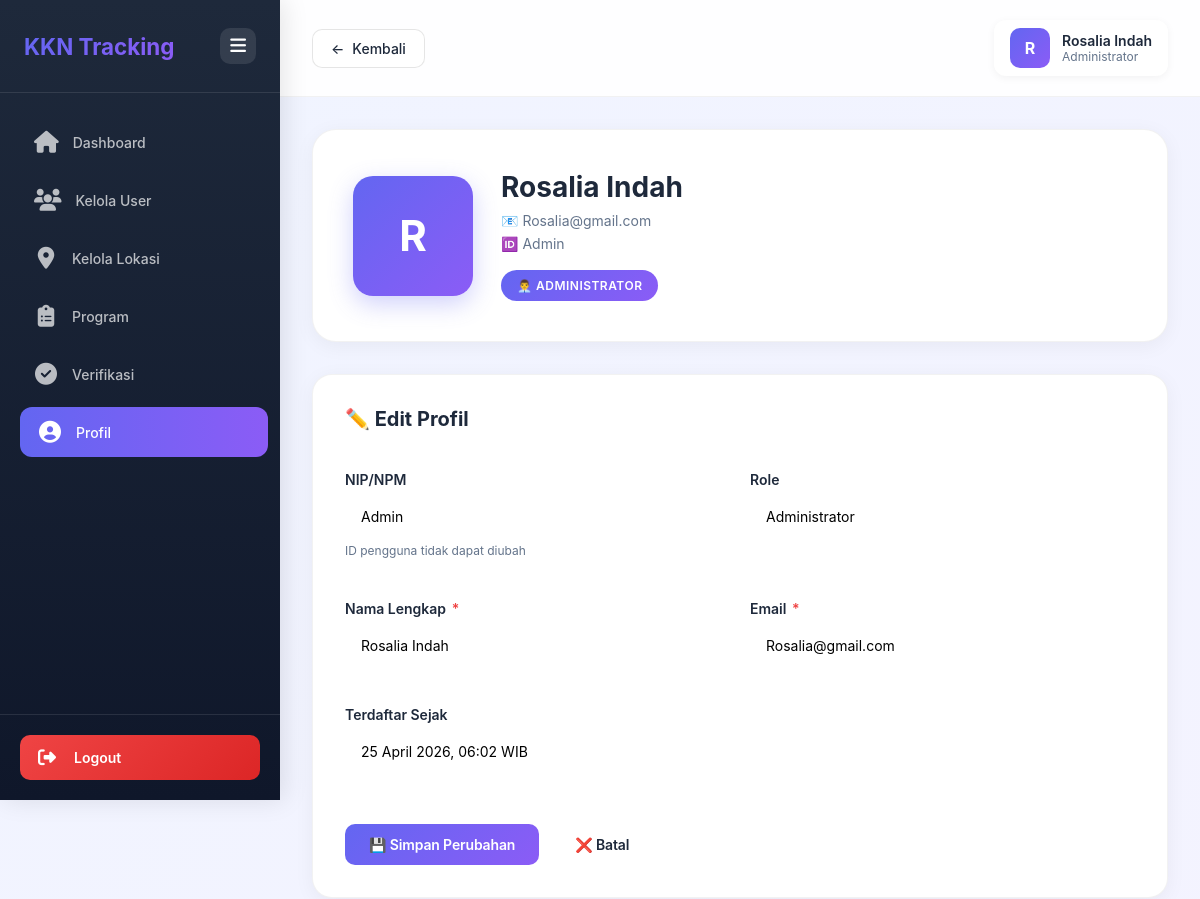
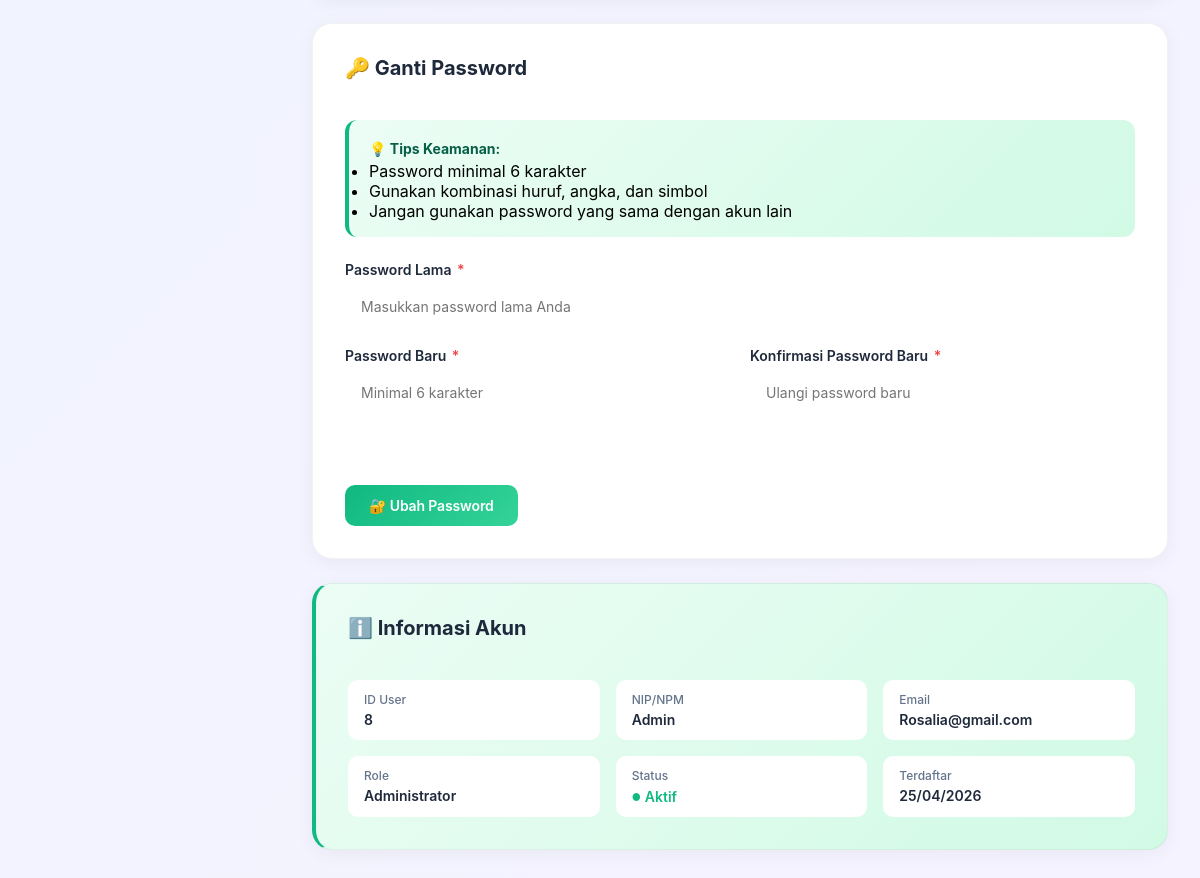
The page /Admin/profil.php (signed in) on the database its author committed (2 pictures, top to bottom).
### tables this page shows
CREATE TABLE `users` (
  `id` int NOT NULL AUTO_INCREMENT,
  `npm_nip` varchar(20) NOT NULL,
  `nama` varchar(100) NOT NULL,
  `email` varchar(100) NOT NULL,
  `password` varchar(255) NOT NULL,
  `role` enum('admin','dpl','mahasiswa','lembaga') NOT NULL,
  `lokasi_id` int DEFAULT NULL,
  `created_at` timestamp NOT NULL DEFAULT CURRENT_TIMESTAMP,
  PRIMARY KEY (`id`),
  UNIQUE KEY `npm_nip` (`npm_nip`),
  UNIQUE KEY `email` (`email`),
  KEY `idx_role` (`role`),
  KEY `idx_npm_nip` (`npm_nip`)
);

### Admin/profil.php (the view, shortened to what this page needs)
<?php
$user_id = $_SESSION['user_id'];
$database = new Database();
$pdo = $database->getConnection();
$stmt = $pdo->prepare("SELECT * FROM users WHERE id = ?");
$stmt->execute([$user_id]);
$user = $stmt->fetch(PDO::FETCH_ASSOC);
?>
<!DOCTYPE html>
<html lang="id">
<head>
</head>
<body>
<link rel="stylesheet" href="https://cdnjs.cloudflare.com/ajax/libs/font-awesome/6.5.1/css/all.min.css">
<aside class="sidebar" id="sidebar">
    <div class="sidebar-header">
        <div class="sidebar-brand">KKN Tracking</div>
        <button class="toggle-btn" onclick="toggleSidebar()" title="Toggle Menu">
            <i class="fa-solid fa-bars"></i>
        </button>
    </div>
    <nav class="sidebar-menu">
        <a href="dashboard.php" class="menu-item">
            <span class="menu-icon">
                <i class="fa-solid fa-house"></i>
            </span>
            <span class="menu-text">Dashboard</span>
        </a>
        <a href="kelola_user.php" class="menu-item">
            <span class="menu-icon">
                <i class="fa-solid fa-users"></i>
            </span>
            <span class="menu-text">Kelola User</span>
        </a>
        <a href="kelola_lokasi.php" class="menu-item">
            <span class="menu-icon">
                <i class="fa-solid fa-location-dot"></i>
            </span>
            <span class="menu-text">Kelola Lokasi</span>
        </a>
        <a href="kelola_program.php" class="menu-item">
            <span class="menu-icon">
                <i class="fa-solid fa-clipboard-list"></i>
            </span>
            <span class="menu-text">Program</span>
        </a>
        <a href="verifikasi_laporan.php" class="menu-item">
            <span class="menu-icon">
                <i class="fa-solid fa-circle-check"></i>
            </span>
            <span class="menu-text">Verifikasi</span>
        </a>
        <a href="profil.php" class="menu-item active">
            <span class="menu-icon">
                <i class="fa-solid fa-circle-user"></i>
            </span>
            <span class="menu-text">Profil</span>
        </a>
    </nav>
    <div class="sidebar-footer">
        <a href="../logout.php" class="logout-btn">
            <span class="logout-icon">
                <i class="fa-solid fa-right-from-bracket"></i>
            </span>
            <span class="logout-text">Logout</span>
        </a>
    </div>
</aside>
    <main class="main-content">
        <div class="top-bar">
            <a href="javascript:history.back()" class="back-btn" style="display: flex; align-items: center; gap: 8px; padding: 10px 18px; background: white; border: 1px solid rgba(0,0,0,0.1); border-radius: 10px; cursor: pointer; font-size: 14px; font-weight: 500; color: var(--dark); text-decoration: none; transition: var(--transition);">
                <span>←</span>
                <span>Kembali</span>
            </a>
            <div class="user-info">
                <div class="user-avatar"><?= strtoupper(substr($_SESSION['nama'], 0, 1)) ?></div>
                <div class="user-details">
                    <div class="user-name"><?= htmlspecialchars($_SESSION['nama']) ?></div>
                    <div class="user-role">Administrator</div>
                </div>
            </div>
        </div>
        <div class="container">
            <div class="profile-header">
                <div class="profile-avatar"><?= strtoupper(substr($user['nama'], 0, 1)) ?></div>
                <div class="profile-info">
                    <h1><?= htmlspecialchars($user['nama']) ?></h1>
                    <p>📧 <?= htmlspecialchars($user['email']) ?></p>
                    <p>🆔 <?= htmlspecialchars($user['npm_nip']) ?></p>
                    <span class="badge-role">👨‍💼 Administrator</span>
                </div>
            </div>
            <div class="card">
                <h2 class="card-title">✏️ Edit Profil</h2>
                <form method="POST">
                    <div class="form-row">
                        <div class="form-group">
                            <label>NIP/NPM</label>
                            <input type="text" class="form-control" value="<?= htmlspecialchars($user['npm_nip']) ?>" disabled>
                            <div class="form-note">ID pengguna tidak dapat diubah</div>
                        </div>
                        <div class="form-group">
                            <label>Role</label>
                            <input type="text" class="form-control" value="Administrator" disabled>
                        </div>
                    </div>
                    <div class="form-row">
                        <div class="form-group">
                            <label>Nama Lengkap <span class="required">*</span></label>
                            <input type="text" name="nama" class="form-control" value="<?= htmlspecialchars($user['nama']) ?>" required>
                        </div>
                        <div class="form-group">
                            <label>Email <span class="required">*</span></label>
                            <input type="email" name="email" class="form-control" value="<?= htmlspecialchars($user['email']) ?>" required>
                        </div>
                    </div>
                    <div class="form-group">
                        <label>Terdaftar Sejak</label>
                        <input type="text" class="form-control" value="<?= date('d F Y, H:i', strtotime($user['created_at'])) ?> WIB" disabled>
                    </div>
                    <div class="btn-group">
                        <button type="submit" class="btn btn-primary">💾 Simpan Perubahan</button>
                        <a href="dashboard.php" class="btn btn-secondary">❌ Batal</a>
                    </div>
                </form>
            </div>
            <div class="card">
                <h2 class="card-title">🔑 Ganti Password</h2>
                <div class="password-tip">
                    <p><strong>💡 Tips Keamanan:</strong></p>
                    <ul>
                        <li>Password minimal 6 karakter</li>
                        <li>Gunakan kombinasi huruf, angka, dan simbol</li>
                        <li>Jangan gunakan password yang sama dengan akun lain</li>
                    </ul>
                </div>
                <form method="POST">
                    <div class="form-group">
                        <label>Password Lama <span class="required">*</span></label>
                        <input type="password" name="password_lama" class="form-control" required placeholder="Masukkan password lama Anda">
                    </div>
                    <div class="form-row">
                        <div class="form-group">
                            <label>Password Baru <span class="required">*</span></label>
                            <input type="password" name="password_baru" class="form-control" required placeholder="Minimal 6 karakter" minlength="6">
                        </div>
                        <div class="form-group">
                            <label>Konfirmasi Password Baru <span class="required">*</span></label>
                            <input type="password" name="konfirmasi_pass" class="form-control" required placeholder="Ulangi password baru">
                        </div>
                    </div>
                    <div class="btn-group">
                        <button type="submit" class="btn btn-success">🔐 Ubah Password</button>
                    </div>
                </form>
            </div>
            <div class="card account-info">
                <h2 class="card-title">ℹ️ Informasi Akun</h2>
                <div class="account-grid">
                    <div class="account-item">
                        <div class="label">ID User</div>
                        <div class="value"><?= $user['id'] ?></div>
                    </div>
                    <div class="account-item">
                        <div class="label">NIP/NPM</div>
                        <div class="value"><?= htmlspecialchars($user['npm_nip']) ?></div>
                    </div>
                    <div class="account-item">
                        <div class="label">Email</div>
                        <div class="value"><?= htmlspecialchars($user['email']) ?></div>
                    </div>
                    <div class="account-item">
                        <div class="label">Role</div>
                        <div class="value">Administrator</div>
                    </div>
                    <div class="account-item">
                        <div class="label">Status</div>
                        <div class="value"><span class="status-active">Aktif</span></div>
                    </div>
                    <div class="account-item">
                        <div class="label">Terdaftar</div>
                        <div class="value"><?= date('d/m/Y', strtotime($user['created_at'])) ?></div>
                    </div>
                </div>
            </div>
        </div>
    </main>
</body>
</html>

### rows shown on the page
users: nama "R", nama "Rosalia Indah", email "Rosalia@gmail.com", npm_nip "Admin", created_at "25 April 2026, 06:02 WIB", id "8", created_at "25/04/2026"

### other values the page prints
substr($_SESSION['nama'], 0, 1) "R"
$_SESSION['nama'] "Rosalia Indah"
